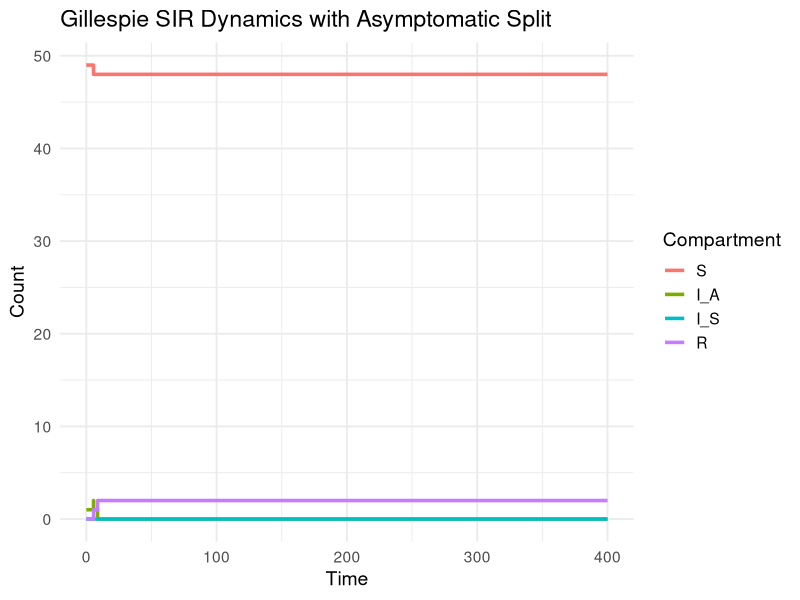

This figure's R source:
# Date : 22 July 2026
# Author : Mandita Rakei
# Purpose : Create Gillespie Model for SIR_baseline 

# Model Description

# We have a closed population of individuals at AIMS who are susceptible to MMF.
# Once infected some show symptoms (with probability Ps).
# Other infected individuals do are asymptotic (with probability (1-Ps)).
# We assume that they have the same contact rate (beta).
# Both sets of individuals recover at a rate of (gamma).

## Compartments:
## (S,(I_A, I_S),R) = (susceptible, infectious (symptoms & none), recovered)

## Transitions:
## Event                           Change        	  	          Rate
## Infection (I_A)                 (S,I_A,R)->(S-1,I_A+1,R)     beta*(I_A + I_S)*(1-Ps)S/N
## Infection(I_S)                  (S, I_S,R)->(S-1,I_S+1,R)    beta*(I_A + I_S)*(Ps)S/N
## Recovery/Removal (I_A)          (S,I_A,R)->(S,I_A-1,R+1)     gamma*(I_A)
## Recovery/Removal (I_A)          (S,I_S,R)->(S,I_S-1,R+1)     gamma*(I_S)

## 
# TODO LIST:
# make it hourly, so day*24hrs
# Make population 46
# have to use the MLE beta from Deterministic ODE MLE Fit
# Step 0: Load essential packages 

library(tidyverse) # has ggplot and other fancy stuff has more libraries rolled in one.
library(lubridate)
library(hms)

# Step 1: Load in Data for comparison to Gillespie 

df <- read_csv("MMF-Final+Locations+Doctors.csv")


head(df)

# Step 2: Function to step forward in time to next event and update states:
event_sir_base <- function(time, S, I_A, I_S, R, params, t_end) {
  
  with(as.list(params), {
    N <- S + I_A + I_S + R
    
    # Define 4 separate events for clean Gillespie state transitions
    rates <- c(
      infect_A  = beta * (I_A + I_S) * (1 - Ps) * S / N,
      infect_S  = beta * (I_A + I_S) * Ps * S / N,
      recover_A = gamma * I_A,
      recover_S = gamma * I_S
    )
    
    total_rate <- sum(rates)
    
    if (total_rate == 0) {
      count.inf <- 0
      event_time <- t_end
    } else {
      event_time <- time + rexp(1, total_rate)
      event_type <- sample(names(rates), 1, prob = rates / total_rate)
      
      switch(event_type,
             "infect_A" = {
               S <- S - 1
               I_A <- I_A + 1
               count.inf <- 1
             },
             "infect_S" = {
               S <- S - 1
               I_S <- I_S + 1
               count.inf <- 1
             },
             "recover_A" = {
               I_A <- I_A - 1
               R <- R + 1
               count.inf <- 0
             },
             "recover_S" = {
               I_S <- I_S - 1
               R <- R + 1
               count.inf <- 0
             })
    }
    
    return(data.frame(time = event_time, S = S, I_A = I_A, I_S = I_S, R = R, count.inf = count.inf))
  })
}

# Step 3: Function to simulate states from time 0 to t_end:
simulate_sir_base <- function(t_end, y, params) {
  with(as.list(y), {
    
    cum.inf <- 0
    # Initialize data frame with the correct columns matching your equations
    ts <- data.frame(time = 0, S = S, I_A = I_A, I_S = I_S, R = R, count.inf = 0) 
    next_event <- ts
    
    while (next_event$time < t_end) {
      next_event <- event_sir_base(
        time = next_event$time, 
        S = next_event$S, 
        I_A = next_event$I_A, 
        I_S = next_event$I_S, 
        R = next_event$R, 
        params = params, 
        t_end = t_end
      )
      
      cum.inf <- cum.inf + next_event$count.inf
      next_event$count.inf <- cum.inf
      ts <- rbind(ts, next_event)
    }
    
    return(ts)
  })
}

# Step 4: Run the model execution block
pop <- 50                                     # Population size (Should this be total MMED participants)
params <- c(beta = 0.3, gamma = 0.1, Ps = 0.6) # Parameters
final_time <- 400                              # Simulation timeline
y0 <- c(S = pop - 1, I_A = 1, I_S = 0, R = 0)  # Clean split of initial conditions

# Call the correct base simulation function
ts1 <- simulate_sir_base(final_time, y0, params)

# Step 5: Pivot and Plot
ts1_long <- (ts1 
             |> pivot_longer(cols = c(S, I_A, I_S, R), names_to = "Compartment", values_to = "count")
             |> mutate(Compartment = factor(Compartment, levels = c('S', 'I_A', 'I_S', 'R'))) 
)

ggplot(ts1_long, aes(x = time, y = count, color = Compartment)) +
  geom_step(linewidth = 1.2) +
  labs(title = "Gillespie SIR Dynamics with Asymptomatic Split", 
       y = "Count", 
       x = "Time") +
  theme_minimal(base_size = 14)
